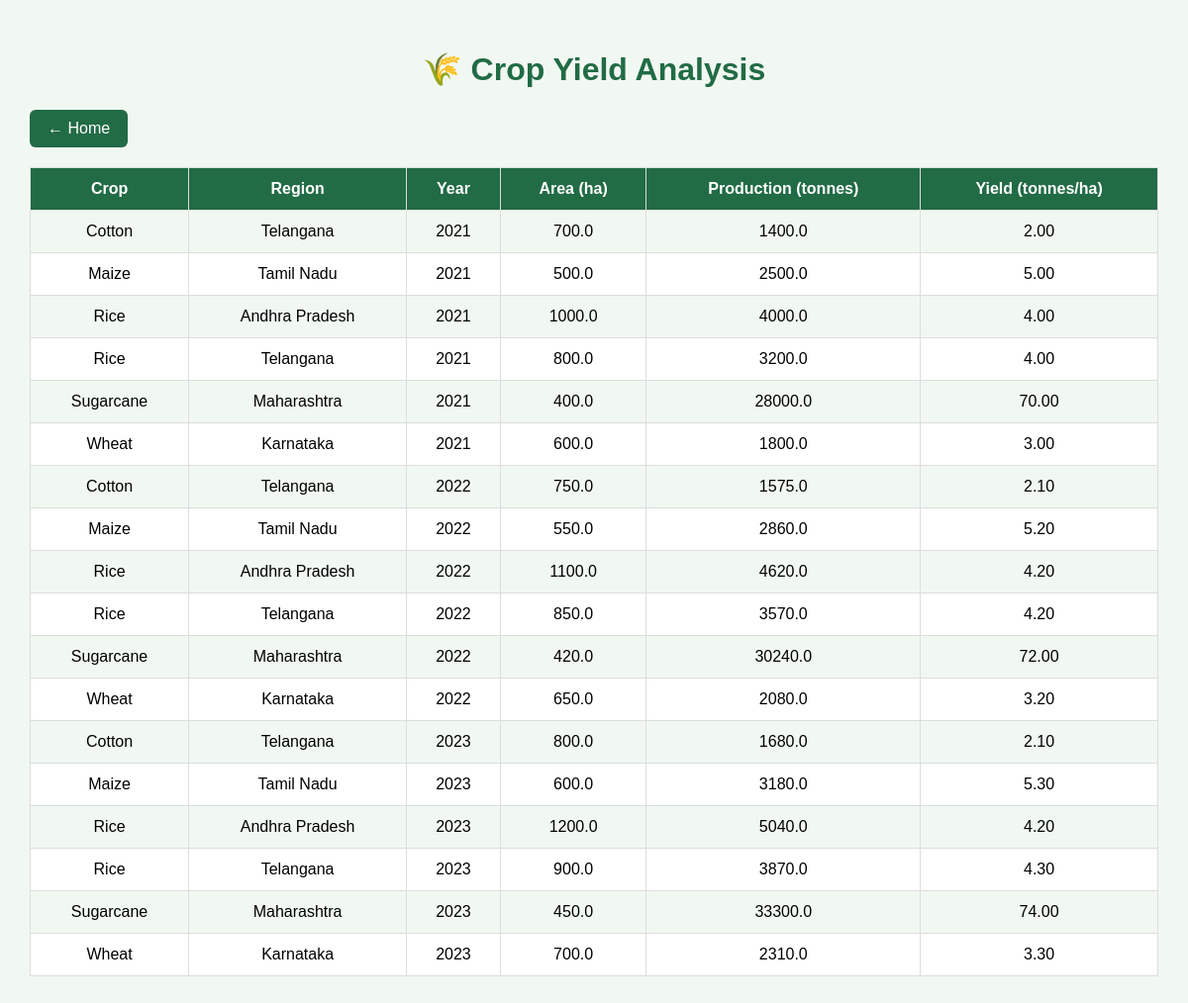
The app's page /yield with its own data.
### tables this page shows
CREATE TABLE crop_records (record_id INTEGER PRIMARY KEY AUTOINCREMENT, crop_id INTEGER NOT NULL, region_id INTEGER NOT NULL, year INTEGER NOT NULL, cultivated_area_ha REAL NOT NULL, production_tonnes REAL NOT NULL, rainfall_mm REAL, FOREIGN KEY(crop_id) REFERENCES crops(crop_id), FOREIGN KEY(region_id) REFERENCES regions(region_id));

CREATE TABLE crops (crop_id INTEGER PRIMARY KEY AUTOINCREMENT, crop_name TEXT NOT NULL UNIQUE);

CREATE TABLE regions (region_id INTEGER PRIMARY KEY AUTOINCREMENT, region_name TEXT NOT NULL UNIQUE);

### app.py (the view)
@app.route("/yield", methods=["GET"])
def yield_data():
    mydb = config.connect()
    mc = mydb.cursor(dictionary=True)
    mc.execute("""
        SELECT
            c.crop_name,
            r.region_name,
            cr.year,
            cr.cultivated_area_ha,
            cr.production_tonnes,
            cr.production_tonnes / cr.cultivated_area_ha
                AS yield_per_hectare
        FROM crop_records cr
        JOIN crops c ON cr.crop_id = c.crop_id
        JOIN regions r ON cr.region_id = r.region_id
        WHERE cr.cultivated_area_ha > 0
        ORDER BY cr.year, c.crop_name;
    """)
    records = mc.fetchall()
    mc.close()
    mydb.close()
    return render_template("yield.html", records=records)

### backend/config.py (called while the page is built)
def _normalize_sql(sql: str) -> str:
    if sql is None:
        return sql
    return re.sub(r'%s', '?', sql)

def connect():
    if not DB_PATH.exists():
        DB_PATH.touch()
    conn = SQLiteConnection(str(DB_PATH))
    _seed_database(conn)
    return conn

    def execute(self, sql, params=()):
        normalized = _normalize_sql(sql)
        return self._native_cursor.execute(normalized, tuple(params) if params else ())

    def fetchall(self):
        rows = self._native_cursor.fetchall()
        if self._dictionary:
            return [dict(row) for row in rows]
        return rows

    def close(self):
        self._native_cursor.close()

    def execute(self, sql, params=()):
        native = self._conn.execute(_normalize_sql(sql), tuple(params) if params else ())
        return native

    def cursor(self, dictionary=False):
        return SQLiteCursor(self._conn, dictionary=dictionary)

    def commit(self):
        self._conn.commit()

    def close(self):
        self._conn.close()

### templates/yield.html (shortened to what this page needs)
<!DOCTYPE html>
<html>
<head>
</head>
<body>
    <h1>🌾 Crop Yield Analysis</h1>
    <a class="home" href="/">← Home</a>
    <div class="table-container">
        <table>
            <tr>
                <th>Crop</th>
                <th>Region</th>
                <th>Year</th>
                <th>Area (ha)</th>
                <th>Production (tonnes)</th>
                <th>Yield (tonnes/ha)</th>
            </tr>
            {% for record in records %}
            <tr>
                <td>{{ record.crop_name }}</td>
                <td>{{ record.region_name }}</td>
                <td>{{ record.year }}</td>
                <td>{{ record.cultivated_area_ha }}</td>
                <td>{{ record.production_tonnes }}</td>
                <td>{{ "%.2f"|format(record.yield_per_hectare|float) }}</td>
            </tr>
            {% endfor %}
        </table>
    </div>
</body>
</html>

### templates/yield.html (style rules this page uses)
body { font-family: Arial, sans-serif; background: #f1f8f2; margin: 0; padding: 30px; }
h1 { text-align: center; color: #216b45; }
.home { display: inline-block; background: #216b45; color: white; padding: 10px 18px; text-decoration: none; border-radius: 6px; margin-bottom: 20px; }
.table-container { overflow-x: auto; background: white; }
table { width: 100%; border-collapse: collapse; }
th, td { padding: 12px; border: 1px solid #ddd; text-align: center; }
th { background: #216b45; color: white; }
tr:nth-child(even) { background: #f1f8f2; }

### records on screen
crop_records: crop_name "Cotton", region_name "Telangana", year "2021", cultivated_area_ha "700.0", production_tonnes "1400.0", yield_per_hectare "2.00"
crop_records: crop_name "Maize", region_name "Tamil Nadu", year "2021", cultivated_area_ha "500.0", production_tonnes "2500.0", yield_per_hectare "5.00"
crop_records: crop_name "Rice", region_name "Andhra Pradesh", year "2021", cultivated_area_ha "1000.0", production_tonnes "4000.0", yield_per_hectare "4.00"
crop_records: crop_name "Rice", region_name "Telangana", year "2021", cultivated_area_ha "800.0", production_tonnes "3200.0", yield_per_hectare "4.00"
crop_records: crop_name "Sugarcane", region_name "Maharashtra", year "2021", cultivated_area_ha "400.0", production_tonnes "28000.0", yield_per_hectare "70.00"
crop_records: crop_name "Wheat", region_name "Karnataka", year "2021", cultivated_area_ha "600.0", production_tonnes "1800.0", yield_per_hectare "3.00"
crop_records: crop_name "Cotton", region_name "Telangana", year "2022", cultivated_area_ha "750.0", production_tonnes "1575.0", yield_per_hectare "2.10"
crop_records: crop_name "Maize", region_name "Tamil Nadu", year "2022", cultivated_area_ha "550.0", production_tonnes "2860.0", yield_per_hectare "5.20"
crop_records: crop_name "Rice", region_name "Andhra Pradesh", year "2022", cultivated_area_ha "1100.0", production_tonnes "4620.0", yield_per_hectare "4.20"
crop_records: crop_name "Rice", region_name "Telangana", year "2022", cultivated_area_ha "850.0", production_tonnes "3570.0", yield_per_hectare "4.20"
crop_records: crop_name "Sugarcane", region_name "Maharashtra", year "2022", cultivated_area_ha "420.0", production_tonnes "30240.0", yield_per_hectare "72.00"
crop_records: crop_name "Wheat", region_name "Karnataka", year "2022", cultivated_area_ha "650.0", production_tonnes "2080.0", yield_per_hectare "3.20"
crop_records: crop_name "Cotton", region_name "Telangana", year "2023", cultivated_area_ha "800.0", production_tonnes "1680.0", yield_per_hectare "2.10"
crop_records: crop_name "Maize", region_name "Tamil Nadu", year "2023", cultivated_area_ha "600.0", production_tonnes "3180.0", yield_per_hectare "5.30"
crop_records: crop_name "Rice", region_name "Andhra Pradesh", year "2023", cultivated_area_ha "1200.0", production_tonnes "5040.0", yield_per_hectare "4.20"
crop_records: crop_name "Rice", region_name "Telangana", year "2023", cultivated_area_ha "900.0", production_tonnes "3870.0", yield_per_hectare "4.30"
crop_records: crop_name "Sugarcane", region_name "Maharashtra", year "2023", cultivated_area_ha "450.0", production_tonnes "33300.0", yield_per_hectare "74.00"
crop_records: crop_name "Wheat", region_name "Karnataka", year "2023", cultivated_area_ha "700.0", production_tonnes "2310.0", yield_per_hectare "3.30"
